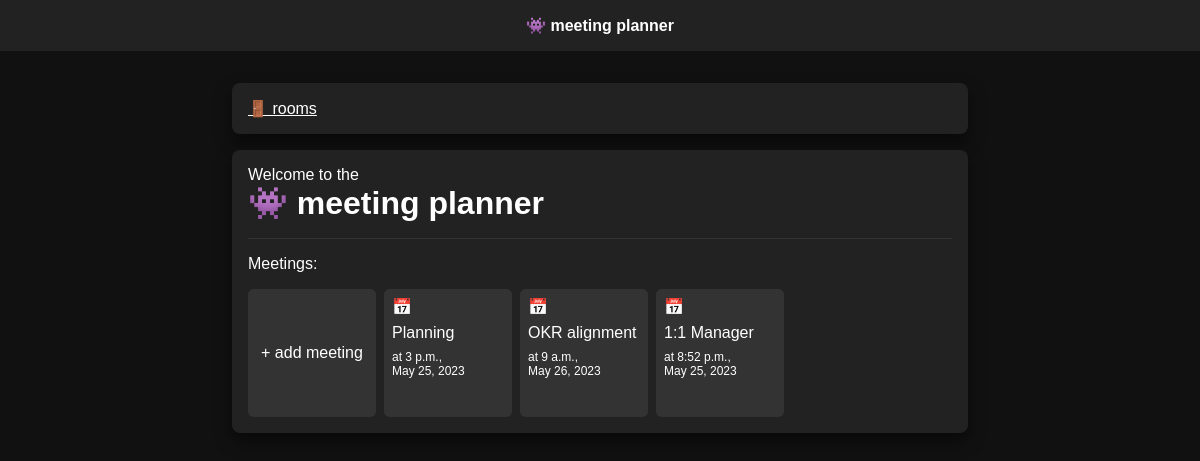
The app's page /meetings/, older data.
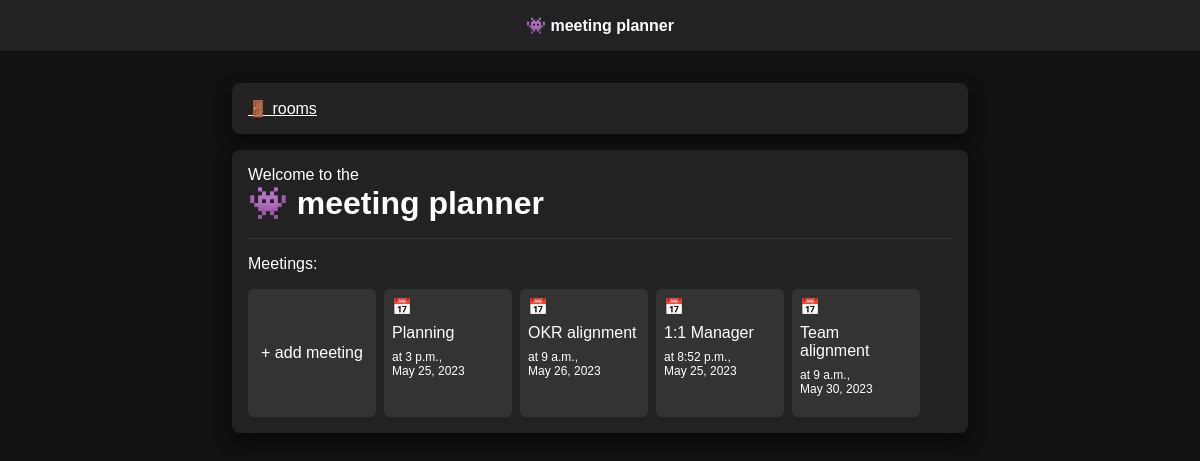
The same page, newer data.
### meetings/models.py (models this page shows, shortened)
class Meeting(models.Model):
    title = models.CharField(max_length=200)
    date = models.DateField()
    start_time = models.TimeField(default=time(9))
    duration = models.IntegerField(default=1)
    room = models.ForeignKey(Room, on_delete=models.CASCADE)

### meetings/views.py (the view)
# urls.py: path('meetings/', include('meetings.urls'))
def meetings(request):
    return render(request, "website/meetings.html", {"meetings": Meeting.objects.all()})

### meetings/templates/website/meetings.html (shortened to what this page needs)
{% extends 'website/base.html' %} {% load static %}  {% block style %} {% static 'website/welcome.css' %}
{% endblock style %} {% block content %}
<div class="card row">
  <a href="{% url 'rooms' %}">🚪 rooms</a>
</div>
<div class="card">
  <span
    >Welcome to the <br />
    <h1>👾 meeting planner</h1></span
  >
  <hr />
  <p>Meetings:</p>
  <ul class="meetings">
    <a href="{% url 'new-meeting'  %}">
      <li class="meeting new">+ add meeting</li>
    </a>
    {% for meeting in meetings %}
    <a href="{% url 'meeting' meeting.id  %}">
      <li class="meeting">
        <span>📅</span>
        <p>{{meeting.title}}</p>
        <p class="min-text">
          at {{meeting.start_time}}, <br />
          {{meeting.date}}
        </p>
      </li>
    </a>
    {% endfor %}
  </ul>
</div>
{% endblock content %}

Row changes from the older to the newer data that the page shows:
added Meeting: title "Team alignment", start_time "9 a.m.", date "May 30, 2023"
